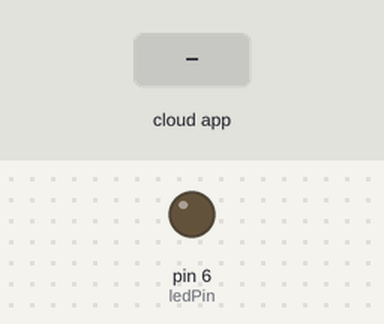
The sketch below on a simulated Arduino Uno, built for the host (arithmetic inside an expression is 32-bit, double 64-bit). Shown: output pins drawn as LEDs (lit = HIGH). Inputs (shaded band) come from the test bench. WiFi joins after 1.5 s; servers stay silent unless stated; the ROS host is connected and sends only what is stated.

Above: at 2.2 s.
2.3 s: the phone or cloud app sets toggle_led to 0
At 3.3 s:
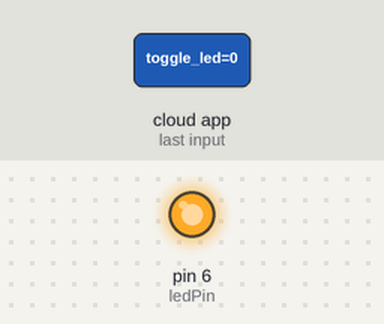
3.8 s: the phone or cloud app sets toggle_led to 1
At 4.4 s:
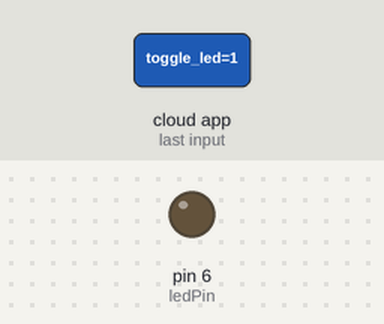
Timing chart, 0 to 6.8 s (numbered marks = the images above; inputs shaded):
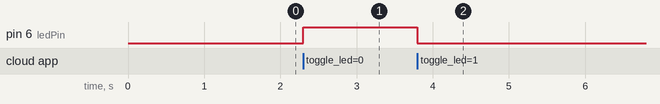

Measured:
- after the input at 2.3 s, pin 6 (ledPin): LOW → HIGH at once
- after the input at 3.8 s, pin 6 (ledPin): HIGH → LOW at once

The sketch:

TcpBlink__1_.ino
```cpp
/*
 * rosserial Subscriber Example using TCP on Arduino Shield (Wiznet W5100 based)
 * Blinks an LED on callback
 */
#include <SPI.h>
#include <Ethernet.h>

#define ROSSERIAL_ARDUINO_TCP

#include <ros.h>
#include <std_msgs/Empty.h>

ros::NodeHandle  nh;

// Shield settings
byte mac[] = { 0xDE, 0xAD, 0xBE, 0xEF, 0xFE, 0xED };
IPAddress ip(192, 168, 0, 177);

// Server settings
IPAddress server(192, 168, 0, 11);
uint16_t serverPort = 11411;

const uint8_t ledPin = 6; // 13 already used for SPI connection with the shield

void messageCb( const std_msgs::Empty&){
  digitalWrite(ledPin, HIGH-digitalRead(ledPin));   // blink the led
}

ros::Subscriber<std_msgs::Empty> sub("toggle_led", &messageCb );

void setup()
{
  Ethernet.begin(mac, ip);
  // give the Ethernet shield a second to initialize:
  delay(1000);
  pinMode(ledPin, OUTPUT);
  nh.getHardware()->setConnection(server, serverPort);
  nh.initNode();
  nh.subscribe(sub);
}

void loop()
{
  nh.spinOnce();
  delay(1);
}
```
